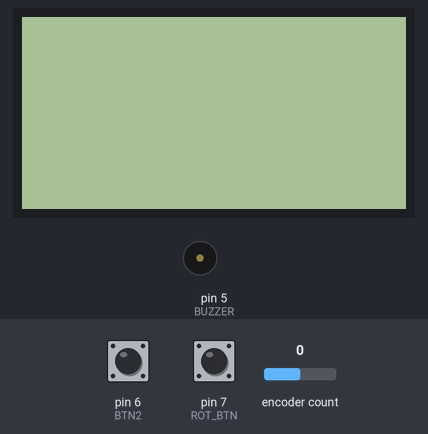
This sketch was run on a simulated Arduino Uno, built with avr-gcc and run on an emulated ATmega328P. On the bench: 128×64 one-colour display, buzzer (waves = sounding, pin HIGH). The test bench sets the inputs (shaded band); at power-on: pin 6 (BTN2) HIGH, encoder count 0, pin 7 (ROT_BTN) HIGH.

Above: at 1.3 s.
1.4 s: pin 6 (BTN2) pulled LOW for 0.15 s
At 3.1 s:
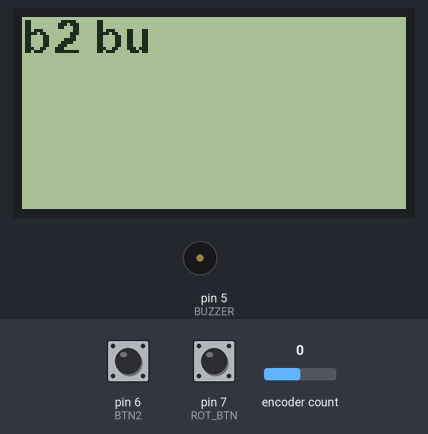
4.5 s: encoder count set to 1
At 5.9 s:
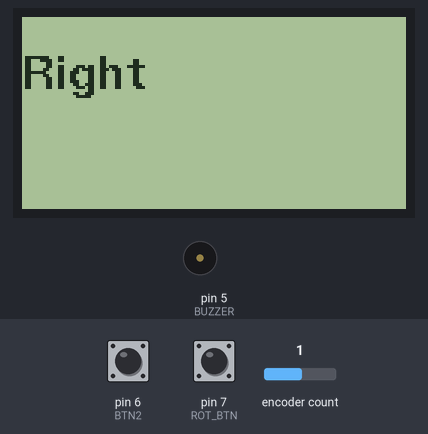
7.5 s: pin 7 (ROT_BTN) pulled LOW for 0.15 s
At 8.7 s:
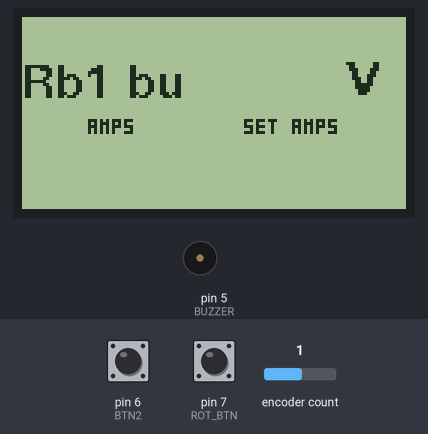
10.4 s: encoder count set to 0
At 11.5 s:
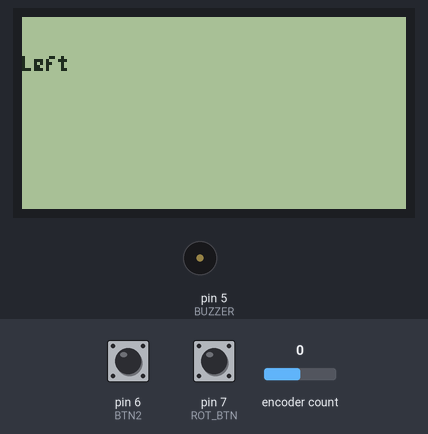
13.2 s: pin 6 (BTN2) pulled LOW for 1 s
At 13.6 s:
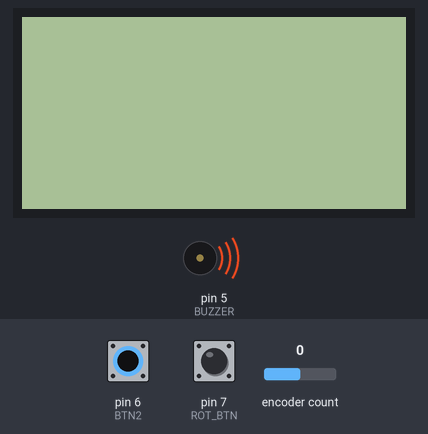
15.7 s: pin 6 (BTN2) pulled LOW for 3.2 s
At 18.3 s:
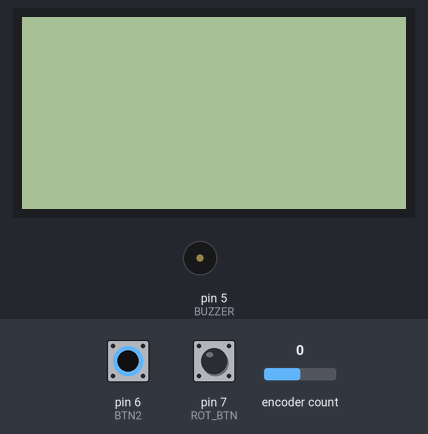
Timing chart, 0 to 19.8 s (numbered marks = the images above; inputs shaded):
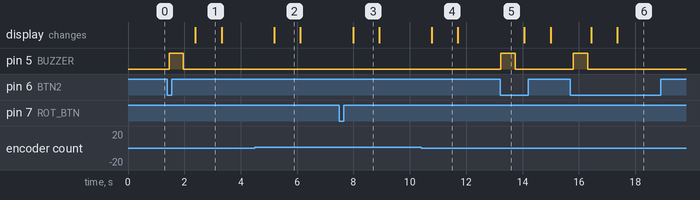

Measured:
- after the input at 1.4 s, pin 5 (BUZZER): LOW → HIGH after 0.06 s, → LOW 0.51 s later; the display: changes after 0.99 s (image 1)
- after the input at 4.5 s, the display: changes after 0.69 s (image 2)
- after the input at 7.5 s, the display: changes after 0.49 s (image 3)
- after the input at 10.4 s, the display: changes after 0.38 s (image 4)
- after the input at 13.2 s, pin 5 (BUZZER): LOW → HIGH at once, → LOW 0.51 s later
- after the input at 15.7 s, pin 5 (BUZZER): LOW → HIGH after 0.10 s, → LOW 0.51 s later; the display: first changes after 0.73 s (image 6 shows a later state)
- what the display in image 1 shows lasts 0.9 s, from 2.4 s to 3.3 s

The sketch:

test1.ino
```cpp
#include <Arduino.h>
#include <U8g2lib.h>
#include <SPI.h>
#include <Wire.h>
#include <Rotary.h>
#include <ezButton.h>

//uses https://github.com/brianlow/Rotary
//uses u8g2 library
//uses ezbutton


//14(CIPO), 15(SCK), 16(COPI)

//below are micro pins
#define LCD_CLK 15
#define LCD_DATA 16
#define LCD_CS 10

//#define LCD_CLK 13
//#define LCD_DATA 11
//#define LCD_CS 10

#define ROT_CLK 2
#define ROT_SD 3
#define ROT_BTN 7
#define BTN2 6
#define BUZZER 5
#define SCR_CNTRL 4
#define FAN_CNTRL 3


Rotary r1 = Rotary(ROT_CLK, ROT_SD);
ezButton rb1(ROT_BTN);
ezButton b2(BTN2);


U8G2_ST7920_128X64_1_HW_SPI u8g2(U8G2_R0, LCD_CS);

void setup(void) {
  Serial.begin(115200);
  u8g2.begin();
  r1.begin(true);
  pinMode(BUZZER, OUTPUT);
  digitalWrite(BUZZER, LOW);
  u8g2.setFont(u8g2_font_ncenB14_tr);
  delay(100);
}

void loop(void) {
//  u8g2.clearBuffer();         // clear the internal memory
//  Serial.println("here");
    u8g2.firstPage();
    do {
    rb1.loop();
    b2.loop();
    unsigned char result = r1.process();
    if (result) {
      u8g2.drawStr(0, 12, result == DIR_CW ? "Right" : "Left");
    }

    if (rb1.isPressed()) {
      rb1Draw();

    }

    if (b2.isPressed()) {
      digitalWrite(BUZZER, HIGH);
      u8g2.setFont(u8g2_font_fub11_tf);
      u8g2.setFontPosTop();
      u8g2.drawStr(0, 0, "b2 bu");
      delay(500);
      digitalWrite(BUZZER, LOW);
    }
    delay(100); //changing this sometimes help, try 10ms or 20ms

    } while ( u8g2.nextPage() );
//  u8g2.sendBuffer();          // transfer internal memory to the display
  delay(100);
}

void rb1Draw(){
  u8g2.setFont(u8g2_font_fub11_tf);
  u8g2.setFontPosTop();
  u8g2.drawStr(0, 15, "Rb1 bu");
  u8g2.setFont(u8g2_font_fub11_tf);
  u8g2.setFontPosTop();
  u8g2.drawStr(108, 14, "V"); // 105,13
  u8g2.setFont(u8g2_font_micro_mr );
  u8g2.drawStr(22, 33, "AMPS");
  u8g2.setFont(u8g2_font_micro_mr );
  u8g2.drawStr(74, 33, "SET AMPS");
}
```
